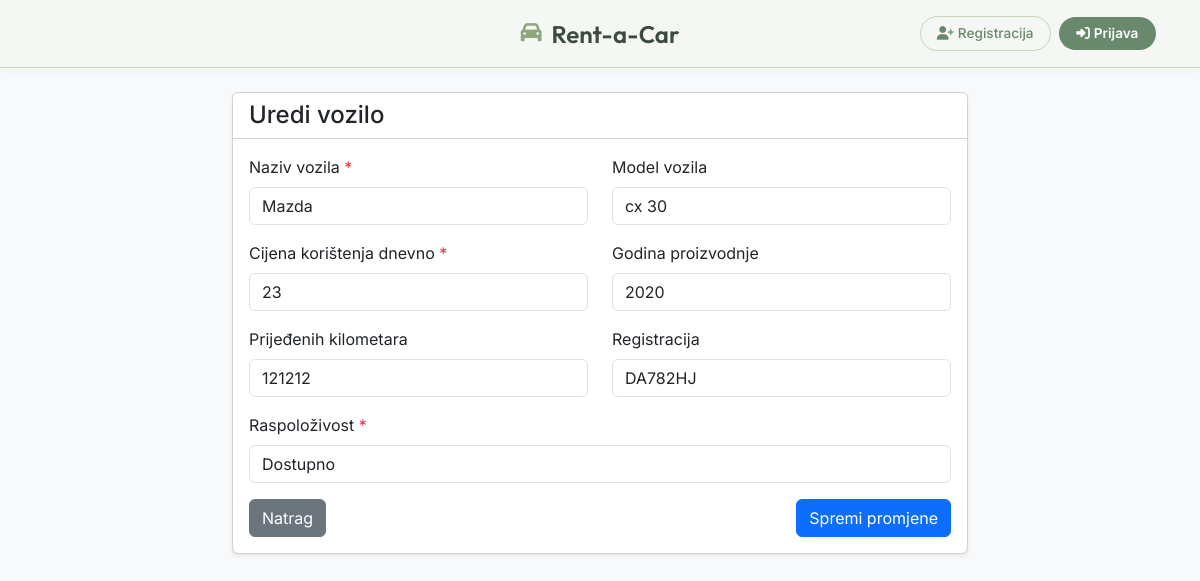
The app's page /edit_vozilo.php?id=64 with its own data.
### tables this page shows
CREATE TABLE `karakteristike_automobila` (
  `Godiste` int(11) DEFAULT NULL,
  `Kilometraza` int(11) DEFAULT NULL,
  `Registracija` varchar(11) DEFAULT NULL,
  `VoziloID` int(11) NOT NULL
);

CREATE TABLE `vozila` (
  `IDVozilo` int(11) NOT NULL,
  `Naziv` char(25) NOT NULL,
  `Model` char(25) DEFAULT NULL,
  `TipVozila` varchar(30) DEFAULT 'Limuzina',
  `CijenaKoristenjaDnevno` float NOT NULL,
  `Raspolozivost` enum('Dostupno','Nije dostupno','Rezervirano') NOT NULL DEFAULT 'Dostupno'
);

### edit_vozilo.php (the view, shortened to what this page needs)
<?php
include("db__connection.php");
if (isset($_GET['id'])) {
    $id = mysqli_real_escape_string($db, $_GET['id']);
    $query = "SELECT
                vozila.*,
                karakteristike_automobila.*
              FROM
                vozila
              JOIN
                karakteristike_automobila ON vozila.IDVozilo = karakteristike_automobila.VoziloID
              WHERE
                vozila.IDVozilo = '$id'";
    $result = mysqli_query($db, $query);
    $vozilo = mysqli_fetch_assoc($result);
}
?>
<!doctype html>
<html lang="en">
<head>
    <link href="https://cdn.jsdelivr.net/npm/bootstrap@5.0.2/dist/css/bootstrap.min.css" rel="stylesheet">
    <link rel="stylesheet" href="https://cdnjs.cloudflare.com/ajax/libs/font-awesome/6.0.0/css/all.min.css">
</head>
<body class="bg-light">
<?php include("navigacija.php");     ?>
    <div class="container py-4">
        <div class="row justify-content-center">
            <div class="col-md-8">
                <div class="card shadow-sm">
                    <div class="card-header bg-white">
                        <h4 class="mb-0">Uredi vozilo</h4>
                    </div>
                    <div class="card-body">
                        <form method="POST">
                            <div class="row">
                                <div class="col-md-6 mb-3">
                                    <label class="form-label">Naziv vozila <span class="text-danger">*</span></label>
                                    <input type="text" class="form-control" name="naziv"
                                           value="<?= htmlspecialchars($vozilo['Naziv']) ?>"
                                           maxlength="25" required>
                                </div>
                                <div class="col-md-6 mb-3">
                                    <label class="form-label">Model vozila</label>
                                    <input type="text" class="form-control" name="model"
                                           value="<?= htmlspecialchars($vozilo['Model'] ?? '') ?>"
                                           maxlength="25">
                                </div>
                            </div>
                            <div class="row">
                                <div class="col-md-6 mb-3">
                                    <label class="form-label">Cijena korištenja dnevno <span class="text-danger">*</span></label>
                                    <input type="number" step="0.01" class="form-control" name="cijena"
                                           value="<?= htmlspecialchars($vozilo['CijenaKoristenjaDnevno']) ?>" required>
                                </div>
                                <div class="col-md-6 mb-3">
                                    <label class="form-label">Godina proizvodnje</label>
                                    <input type="text" class="form-control" name="godiste"
                                           value="<?= htmlspecialchars($vozilo['Godiste'] ?? '') ?>">
                                </div>
                            </div>
                            <div class="row">
                                <div class="col-md-6 mb-3">
                                    <label class="form-label">Prijeđenih kilometara</label>
                                    <input type="number" class="form-control" name="kilometraza"
                                           value="<?= htmlspecialchars($vozilo['Kilometraza'] ?? '') ?>">
                                </div>
                                <div class="col-md-6 mb-3">
                                    <label class="form-label">Registracija</label>
                                    <input type="text" class="form-control" name="registracija"
                                           value="<?= htmlspecialchars($vozilo['Registracija'] ?? '') ?>">
                                </div>
                            </div>
                            <div class="mb-3">
                                <label class="form-label">Raspoloživost <span class="text-danger">*</span></label>
                                <select class="form-control" name="raspolozivost" required>
                                    <option value="Dostupno" <?= ($vozilo['Raspolozivost'] == 'Dostupno') ? 'selected' : '' ?>>Dostupno</option>
                                </select>
                            </div>
                            <div class="d-flex justify-content-between">
                                <a href="pregled_vozila.php" class="btn btn-secondary">Natrag</a>
                                <button type="submit" class="btn btn-primary">Spremi promjene</button>
                            </div>
                        </form>
                    </div>
                </div>
            </div>
        </div>
    </div>
</body>
</html>

### navigacija.php (style rules this page uses)
:root { --bg-primary: #F5F7F4; --bg-secondary: #E8EDE7; --text-primary: #3d4a3e; --text-secondary: #6B7B6E; --accent-green: #68896B; --accent-sage: #8FA67E; --accent-light: #C8D5B9; --white: #ffffff; --shadow-sm: 0 2px 8px rgba(0,0,0,0.04); --shadow-md: 0 4px 12px rgba(0,0,0,0.08); --transition: all 0.3s cubic-bezier(0.4,0,0.2,1); }
* { margin:0; padding:0; box-sizing:border-box; }
body { font-family:'Inter',-apple-system,sans-serif; background-color:var(--bg-secondary); }
html { scroll-behavior:smooth; }

### records on screen
karakteristike_automobila: naziv "Mazda", model "cx 30", cijena "23", godiste "2020", kilometraza "121212", registracija "DA782HJ"
vozila: raspolozivost "Dostupno"
